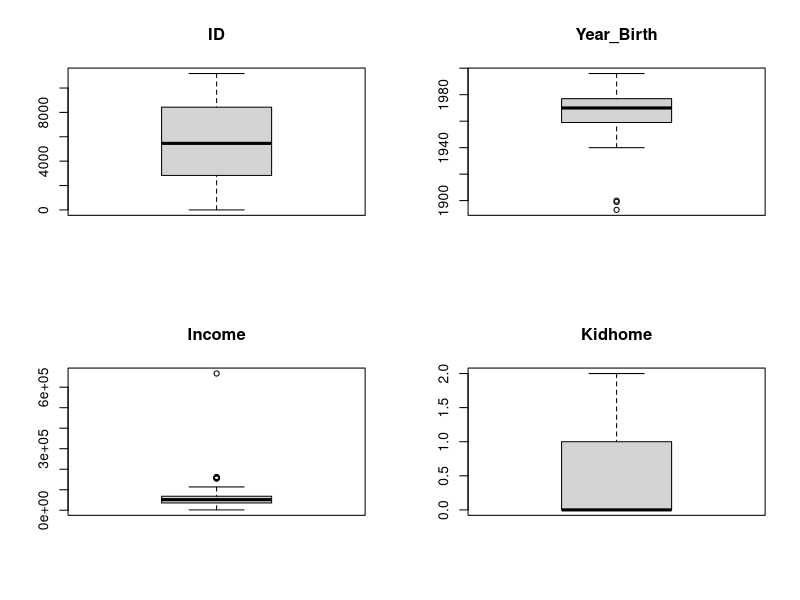
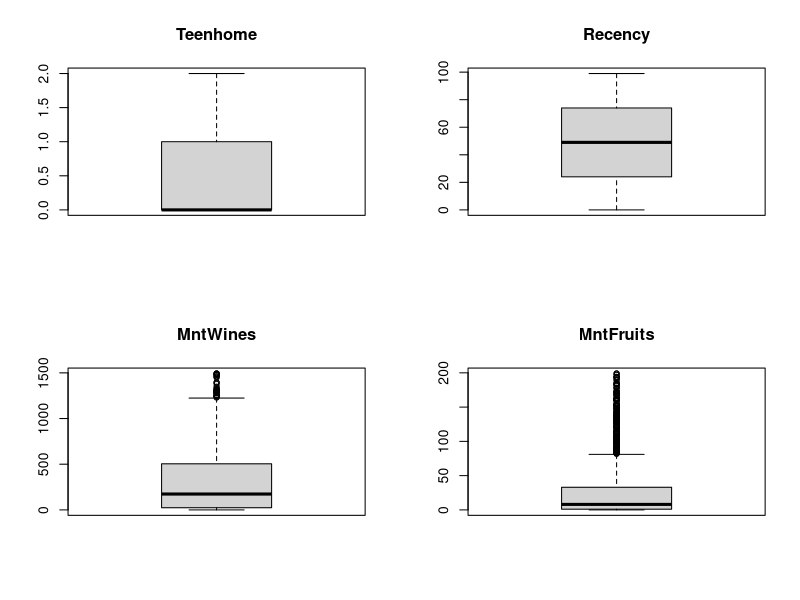
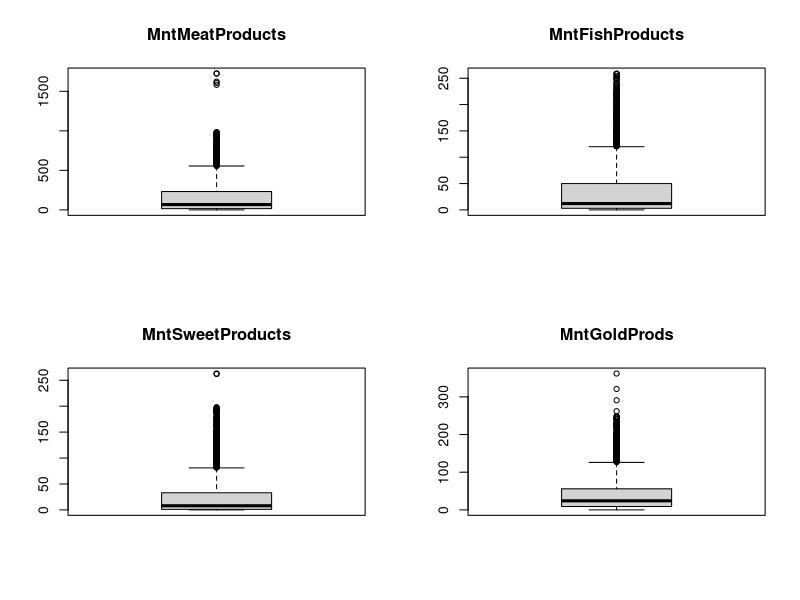
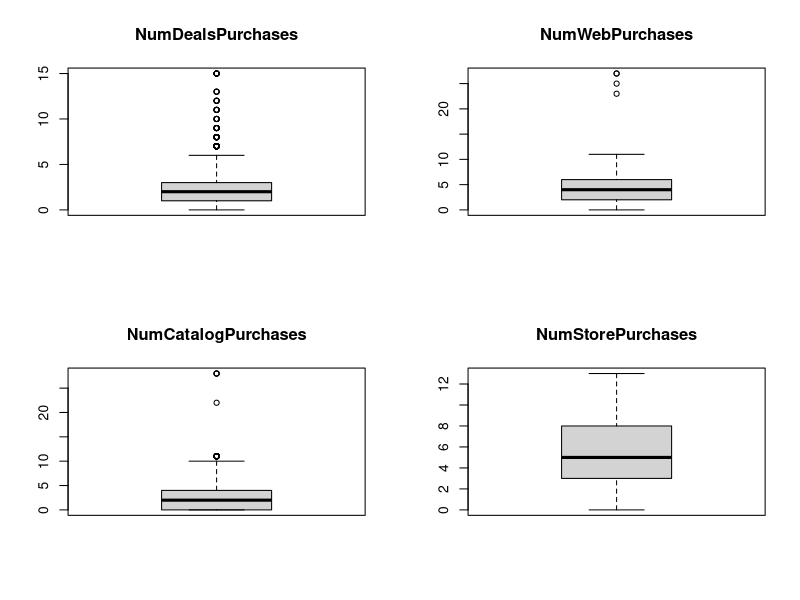
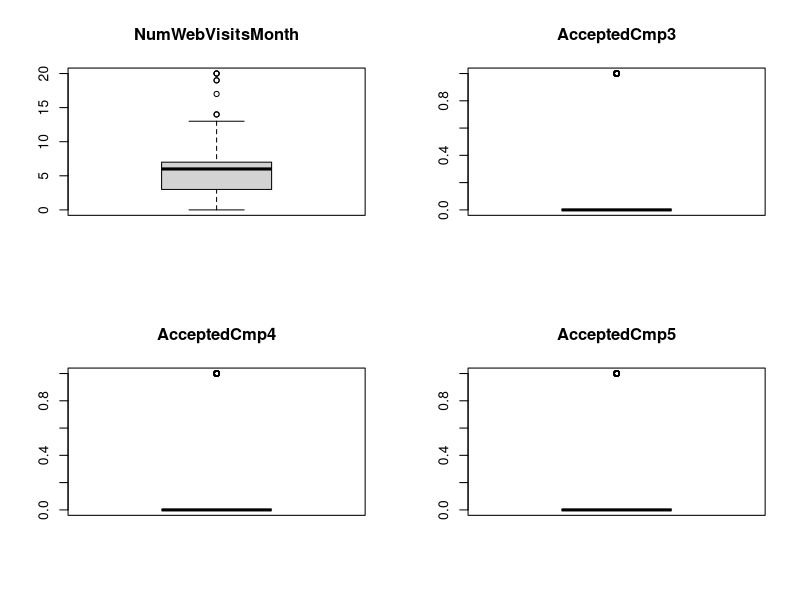
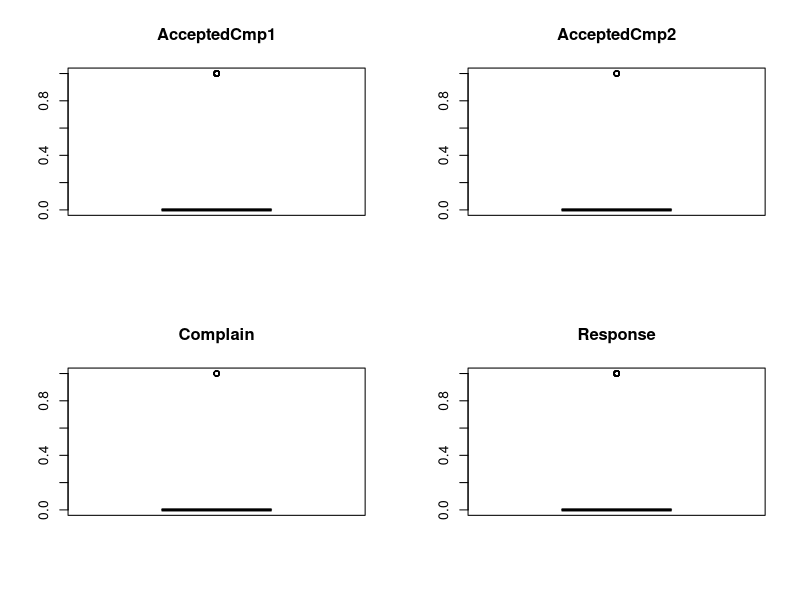
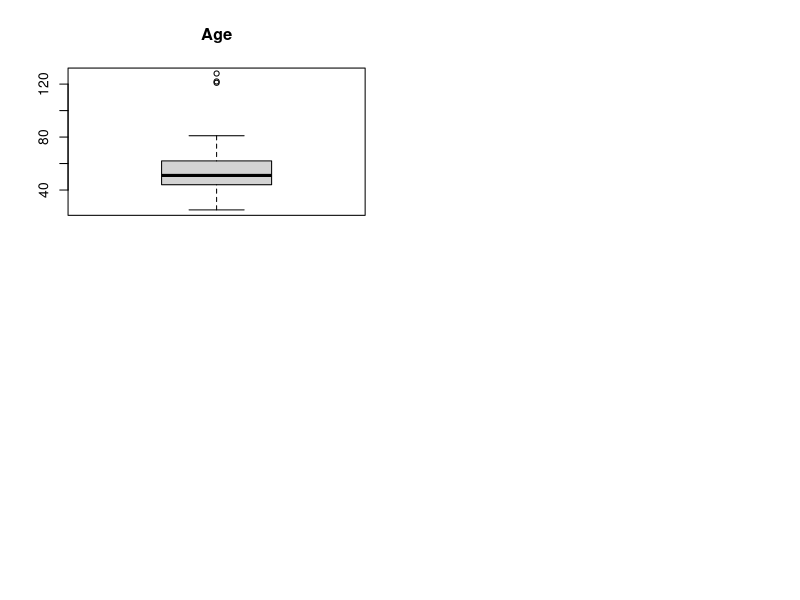
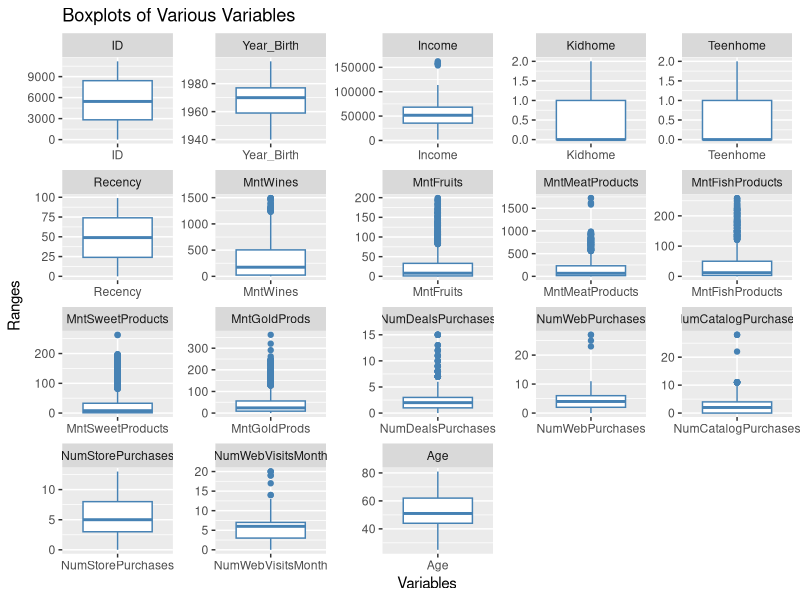

These figures' R source, in order: (Note: this script raises an error after producing the figures.)
#1. Missing Values
data<-read.csv("marketing_data.csv")
summary(data$Income)
data$Income[is.na(data$Income)]<-mean(data$Income,na.rm = TRUE)
summary(data$Income)
#summary(data)
#2. Factor the Complain variable (Complain: 1 if customer complained in the last 2 years, 0 otherwise)
data$Education<-factor(data$Education)
data$Marital_Status<-factor(data$Marital_Status)
#summary(data)
#3. Formalize the date
install.packages("sjmisc")
library(sjmisc)
for (i in 1:nrow(data)){
  if (str_contains(data$Dt_Customer[i],"/")){
    data$Dt_Customer[i]<-as.character(as.Date(data$Dt_Customer[i],format = "%m/%d/%Y"))
  }else if (str_contains(data$Dt_Customer[i],"-")){
    data$Dt_Customer[i]<-as.character(as.Date(data$Dt_Customer[i],format = "%d-%m-%Y"))
  }
}

# 4. The Z_Revenue & Z_CostContact have Constant value, which don't provide any information so we should drop them.

data<-subset(data,select=-c(27,28))

# 5. Compared to the year of birth, the age is more informative therefore we transform date of birth to age. 

data$Age<-2021-data$Year_Birth

# 6. There are too many marital status, which might affects the efficiency of classification algorithms.

summary(data$Marital_Status)
for (i in 1:nrow(data)){
  if (data$Marital_Status[i]=="Absurd" || data$Marital_Status[i]=="Alone" || data$Marital_Status[i]=="YOLO"  ){
    data$Marital_Status[i]<-"Single"
  }
}
data$Marital_Status<-droplevels(data$Marital_Status)
summary(data$Marital_Status)

# 7. There are 5 different values of Education, but according to 'Three Cycle System' from the European Higher Education Area, 2n Cycle is equal to a Master degree. Graduation degree is the same as a Bachelor's degree in Europe. Thus, we adjust the education level of all customers.

summary(data$Education)
for (i in 1:nrow(data)){
  if (data$Education[i]=="2n Cycle"){
    data$Education[i]<-"Master"
  }
}
levels(data$Education) <- c("2n Cycle","Basic","Bachelor","Master","PhD")
data$Education<-droplevels(data$Education)
summary(data$Education)

# 8. Identify the outlier and remove them from the data

par(mfrow=c(2,2))
for (i in 1:ncol(data)){
  if (is.numeric(data[1,i])){
    boxplot(data[,i],main=colnames(data)[i])
  }
}
income_order<-data[order(data$Income,decreasing = TRUE),]
head(income_order)
data<-data[-2234,]
income_order<-data[order(data$Income,decreasing = TRUE),]
head(income_order)

Age_order<-data[order(data$Age,decreasing = TRUE),]
head(Age_order)
data<-data[-c(240,340,193),]
Age_order<-data[order(data$Age,decreasing = TRUE),]
head(Age_order)

library(tidyverse)
library(plyr) #count()
library(GGally) #ggcorr() and ggpairs()
library(reshape) #melt()
library(corrplot) #corrplot


#comprehensive boxplots
unwant.cols <- c('AcceptedCmp1', 'AcceptedCmp2', 'AcceptedCmp3', 'AcceptedCmp4', 'AcceptedCmp5', 'Complain',
                 'Education', 'Rel_Status', 'Dt_Customer', 'Response', 'AcceptedPrv')
melt.data <- data %>%
  select(-one_of(unwant.cols)) %>%
  melt()

ggplot(melt.data, aes(factor(variable), value)) +
  geom_boxplot(color = 'steelblue') +
  facet_wrap(~variable, scale = 'free') +
  labs(title = 'Boxplots of Various Variables', x = 'Variables', y = 'Ranges')

#correlation plot between numeric vectors
Correlation_plot <- ggcorr(select(marketing, -one_of(unwant.cols)), 
                           geom = 'blank', label = TRUE, hjust = 0.75, layout.exp = 3) +
  geom_point(size = 10, aes(color = coefficient > 0, alpha = abs(coefficient) > 0.6)) +
  scale_alpha_manual(values = c('TRUE' = 0.25, 'FALSE' = 0)) +
  guides(color = 'none', alpha = 'none') +
  labs(title = 'Correlation Map')

Correlation_plot
